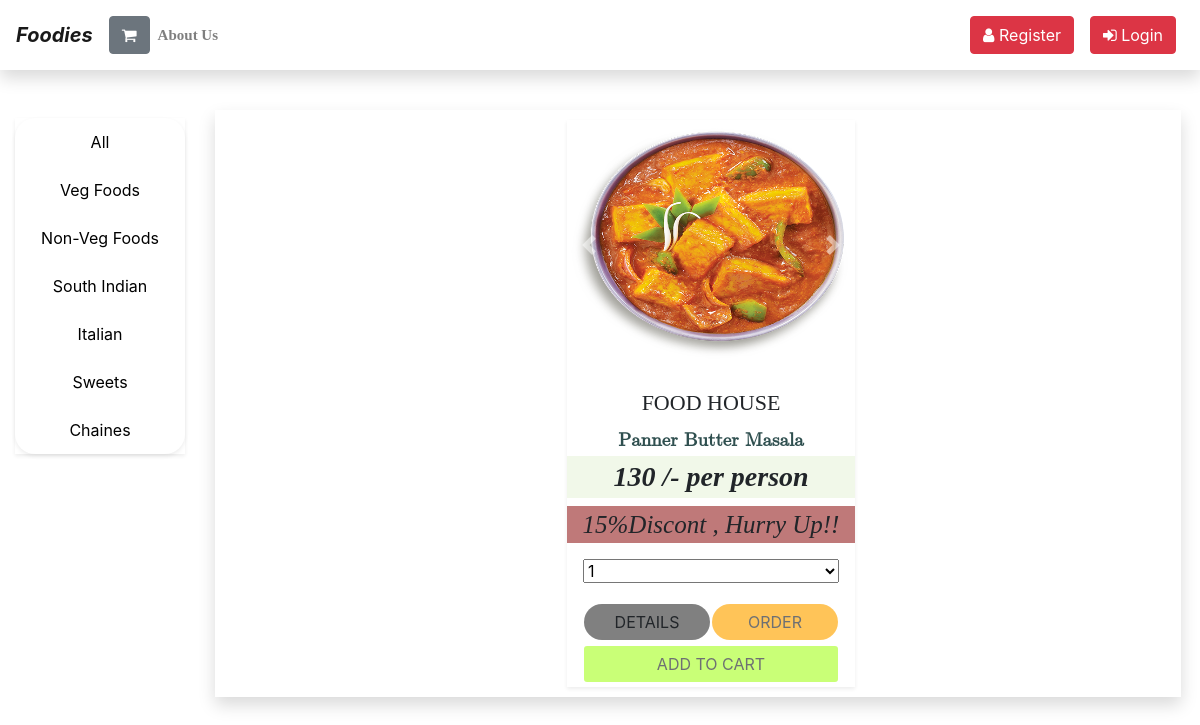
Page /food_category_wise.php?category_id=1 on the committed database.
### tables this page shows
CREATE TABLE `categories_of_dish` (
  `categories_id` int(100) NOT NULL,
  `categories_name` varchar(100) NOT NULL,
  `date_of_adding` datetime NOT NULL DEFAULT CURRENT_TIMESTAMP
);

CREATE TABLE `product_list` (
  `product_id` int(100) NOT NULL,
  `product_name` varchar(100) NOT NULL,
  `product_desp` varchar(10000) NOT NULL,
  `product_categories` varchar(100) NOT NULL,
  `product_full_price` varchar(100) NOT NULL,
  `product_half_price` varchar(100) NOT NULL,
  `product_discount` varchar(100) DEFAULT NULL,
  `product_image1` varchar(100) NOT NULL,
  `product_image2` varchar(100) NOT NULL,
  `product_image3` varchar(100) NOT NULL,
  `product_image4` varchar(100) NOT NULL,
  `action` int(100) NOT NULL,
  `date_of_insert` datetime NOT NULL DEFAULT CURRENT_TIMESTAMP
);

### food_category_wise.php (the view, shortened to what this page needs)
<?php
include 'connection.php';
$action="OPEN";
$sql="select * from `action_website` where `action`='$action'";
$result=mysqli_query($conn,$sql);
$nums=mysqli_num_rows($result);
if($nums > 0){
?>
<!doctype html>
<html lang="en">
<head>
    <link rel="stylesheet" href="https://cdn.jsdelivr.net/npm/bootstrap@4.5.3/dist/css/bootstrap.min.css"
>
    <link rel="stylesheet" href="css/style.css">
</head>
<?php include 'nav.php';
    ?>
<body>
    <div class="container-fluid my-4">
        <div class="row">
            <div class="col-md-2 my-4">
                <div class="shadow-sm ">
                    <?php include 'categories.php'; ?>
                </div>
            </div>
            <div class="col-md-10">
                <div class="shadow bg-white mt-3 mr-1">
                    <div class="d-flex justify-content-center">
                        <div class="row">
                            <?php
if($_GET['category_id']=='full_details'){
                                $sql = "select * from `product_list` where `action`=0";
                                $result = mysqli_query($conn, $sql);
                                $nums=mysqli_num_rows($result);
                                while ($row = mysqli_fetch_assoc($result)) {
                                    ?>
                            <div class="shadow-sm "
                                style="width: 18rem;     margin-left: 22px; margin-top: 10px; margin-bottom: 10px; ">
                                <div id="carouselExampleControls" class="carousel slide" data-ride="carousel">
                                    <div class="carousel-inner">
                                        <div class="carousel-item active">
                                            <img src="Product Image/<?php echo $row['product_image1'] ?> " width="100%"
                                                height="250px" alt="" class="card-img">
                                        </div>
                                        <div class="carousel-item">
                                            <img src="Product Image/<?php echo  $row['product_image2'] ?>" width="100%"
                                                height="250px" alt="" class="card-img">
                                        </div>
                                        <div class="carousel-item">
                                            <img src="Product Image/<?php echo $row['product_image3'] ?>" width="100%"
                                                height="250px" alt="" class="card-img">
                                        </div>
                                        <div class="carousel-item">
                                            <img src="Product Image/<?php echo  $row['product_image4'] ?>" width="100%"
                                                height="250px" alt="" class="card-img">
                                        </div>
                                    </div>
                                    <a class="carousel-control-prev" href="#carouselExampleControls" role="button"
                                        data-slide="prev">
                                        <span class="carousel-control-prev-icon" aria-hidden="true"></span>
                                        <span class="sr-only">Previous</span>
                                    </a>
                                    <a class="carousel-control-next" href="#carouselExampleControls" role="button"
                                        data-slide="next">
                                        <span class="carousel-control-next-icon" aria-hidden="true"></span>
                                        <span class="sr-only">Next</span>
                                    </a>
                                </div>
                                <div class="main_name mt-3 text-center" id="p_name">FOOD HOUSE</div>
                                <div class="main_name mt-2 text-center" id="s_name">
                                    <b><?php echo $row['product_name'] ?></b>
                                </div>
                                <div class="text-center mb-2" id="price"> <b><?php echo $row['product_full_price'] ?> /-
                                        per
                                        person</div></b>
                                <?php
                                            if ($row['product_discount'] == NULL) {
                                            } else {
                                            ?>
                                <div class="main_name text-center" id="dis" style="    background-color: #bf7979;
                                                                            font-style: italic;
                                                                            font-size: 25px;
                                                                            font-family: initial;">
                                    <span id="n_dis"><?php echo  $row['product_discount'] ?>%</span>Discont , Hurry Up!!
                                </div> <?php } ?>
                                <form action="add_to_cart.php?id=<?php echo $row['product_id']; ?>" method="post">
                                    <select name="id1" id="id1" class=" m-3" value="" style="width:16rem;">
                                        <?php
                                                    for ($i = 1; $i < 25; $i++) {
                                                        echo "<option>$i</option>";
                                                    }
                                                    ?>
                                    </select>
                                    <div class="d-flex justify-content-center">
                                        <a href="food_details.php?product_id=<?php echo  $row['product_id'] ?>"><button
                                                type="button" id="button_color" class=" mt-1 mb-1 btn form-control"
                                                style="background-color:gray; width:8rem;">DETAILS</button></a>
                                        <?php
                                                    if (isset($_SESSION['loggedin'])) {
                                                    ?>
                                        <button type="submit" id="button_color" class=" mt-1 mb-1 btn  form-control"
                                            style="background-color:orange; width:8rem;">ORDER</button></a>
                                    </div>
                                    <button type="submit" class=" ml-3 mb-1 btn form-control"
                                        style="background-color:greenyellow; width:16rem;">ADD TO CART</button>
                            </div>
                            <?php } else {
                                    ?>
                            <a href=""><button type="button" id="button_color" class=" mt-1 mb-1 btn  form-control"
                                    style="background-color:orange; width:8rem;" disabled>ORDER</button></a>
                        </div>
                        <button type="submit" id="button_colordsifji1" class=" ml-3 mb-1 btn form-control"
                            style="background-color:greenyellow; width:16rem;" disabled>ADD TO CART</button>
                    </div>
                    <?php
                                                    } ?>
                    </form>
                    <?php }
                            }
                            else{
                                ?>
                    <?php
                                        include 'connection.php';
                                        $category_id = $_GET['category_id'];
                                        $sql = "select * from `product_list` where `product_categories` = '$category_id' and `action`=0";
                                        $result = mysqli_query($conn, $sql);
                                        $nums=mysqli_num_rows($result);
                                        if($nums>0){
                                        while ($row = mysqli_fetch_assoc($result)) {
                                        ?>
                    <div class="shadow-sm "
                        style="width: 18rem;     margin-left: 26px; margin-top: 10px; margin-bottom: 10px; ">
                        <div id="carouselExampleControls" class="carousel slide" data-ride="carousel">
                            <div class="carousel-inner">
                                <div class="carousel-item active">
                                    <img src="Product Image/<?php echo $row['product_image1'] ?> " width="100%"
                                        height="250px" alt="" class="card-img">
                                </div>
                            </div>
                            <a class="carousel-control-prev" href="#carouselExampleControls" role="button"
                                data-slide="prev">
                                <span class="carousel-control-prev-icon" style="color: black;"
                                    aria-hidden="true"></span>
                            </a>
                            <a class="carousel-control-next" href="#carouselExampleControls" role="button"
                                data-slide="next">
                                <span class="carousel-control-next-icon" aria-hidden="true"></span>
                            </a>
                        </div>
                        <div class="main_name mt-3 text-center" id="p_name">FOOD HOUSE</div>
                        <div class="main_name mt-2 text-center" id="s_name">
                            <b><?php echo $row['product_name'] ?></b>
                        </div>
                        <div class="text-center mb-2" id="price"> <b><?php echo $row['product_full_price'] ?> /-
                                per
                                person</div></b>
                        <?php
                                                if ($row['product_discount'] == NULL) {
                                                } else {
                                                ?>
                        <div class="main_name text-center" id="dis" style="    background-color: #bf7979;
                                                                                font-style: italic;
                                                                                font-size: 25px;
                                                                                font-family: initial;">
                            <span id="n_dis"><?php echo  $row['product_discount'] ?>%</span>Discont , Hurry Up!!
                        </div> <?php } ?>
                        <form action="add_to_cart.php?id=<?php echo $row['product_id']; ?>" method="post">
                            <select name="id1" id="id1" class=" m-3" value="" style="width:16rem;">
                                <?php
                                                        for ($i = 1; $i < 25; $i++) {
                                                            echo "<option>$i</option>";
                                                        }
                                                        ?>
                            </select>
                            <div class="d-flex justify-content-center">
                                <a href="food_details.php?product_id=<?php echo  $row['product_id'] ?>"><button
                                        type="button" id="button_color" class=" mt-1 mb-1 btn form-control"
                                        style="background-color:gray; width:8rem;">DETAILS</button></a>
                                <?php
                                                        if (isset($_SESSION['loggedin'])) {
                                                        ?>
                                <button type="submit" id="button_color" class=" mt-1 mb-1 btn  form-control"
                                    style="background-color:orange; width:8rem;">ORDER</button>
                            </div>
                            <button type="submit" class=" ml-3 mb-1 btn form-control"
                                style="background-color:greenyellow; width:16rem;">ADD TO CART</button>
                    </div>
                    <?php } else {
                                        ?>
                    <a href=""><button type="button" id="button_color" class=" mt-1 mb-1 btn  form-control"
                            style="background-color:orange; width:8rem;" disabled>ORDER</button></a>
                </div>
                <button type="submit" id="button_colordsifji1" class=" ml-3 mb-1 btn form-control"
                    style="background-color:greenyellow; width:16rem;" disabled>ADD TO CART</button>
            </div>
            <?php
                                                        } ?>
            <?php } }
                    else{
                        include 'no_item_found.php';
                    }
                    ?>
            <?php } ?>
        </div>
    </div>
    </div>
    </div>
<?php }
else{
    include 'shop_close.php';
}
?>

### categories.php
<ul id="myMenu" class="shadow-sm bg-white " style="border-radius:20px;">
<li><a class="text-center" href="food_category_wise.php?category_id=full_details">All</a></li>
<?php
include 'connection.php';
$sql="select * from `categories_of_dish`";
$result=mysqli_query($conn,$sql);
while($row=mysqli_fetch_assoc($result)){
echo '<li><a class="text-center" href="food_category_wise.php?category_id='.$row['categories_id'].'">'.$row['categories_name'].'</a></li>';
}
?>
</ul>

### rows in the picture
categories_of_dish: categories_name "Veg Foods"
categories_of_dish: categories_name "Non-Veg Foods"
categories_of_dish: categories_name "South Indian"
categories_of_dish: categories_name "Italian"
categories_of_dish: categories_name "Sweets"
categories_of_dish: categories_name "Chaines"
product_list: product_image1 (picture), product_name "Panner Butter Masala", product_full_price "130", product_discount "15"

### other values in the picture
form field id1 "1"
